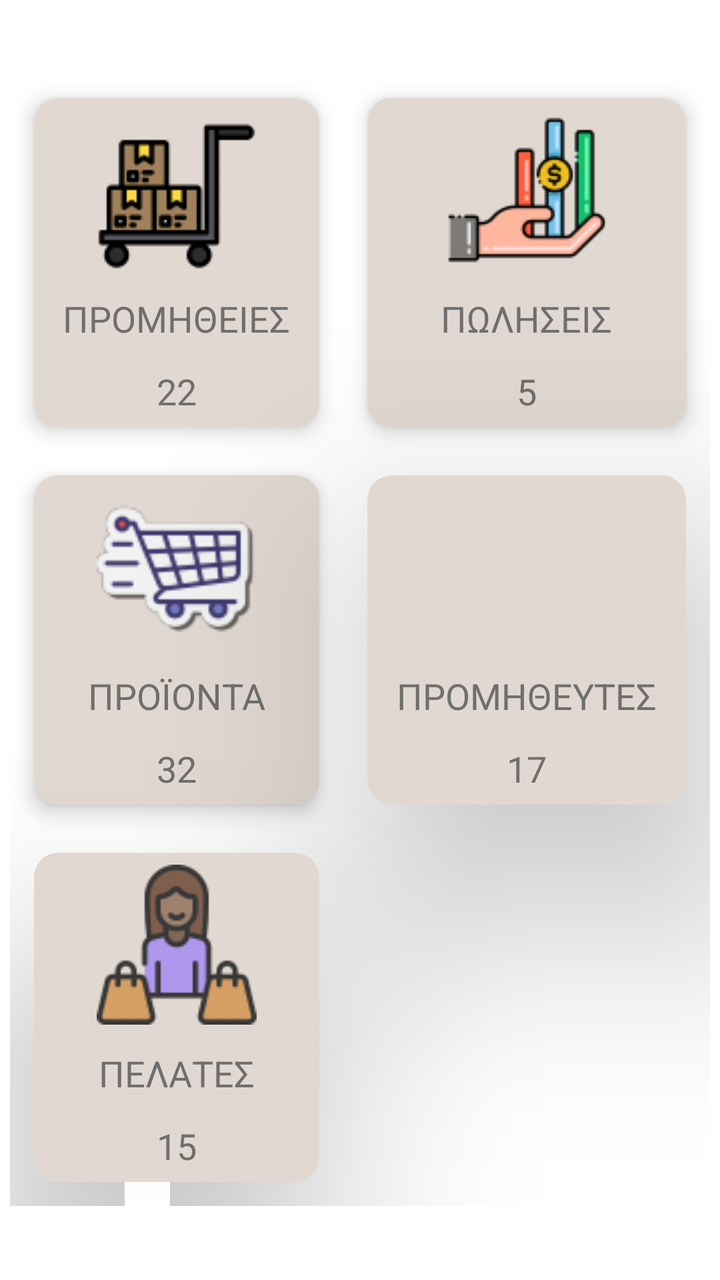
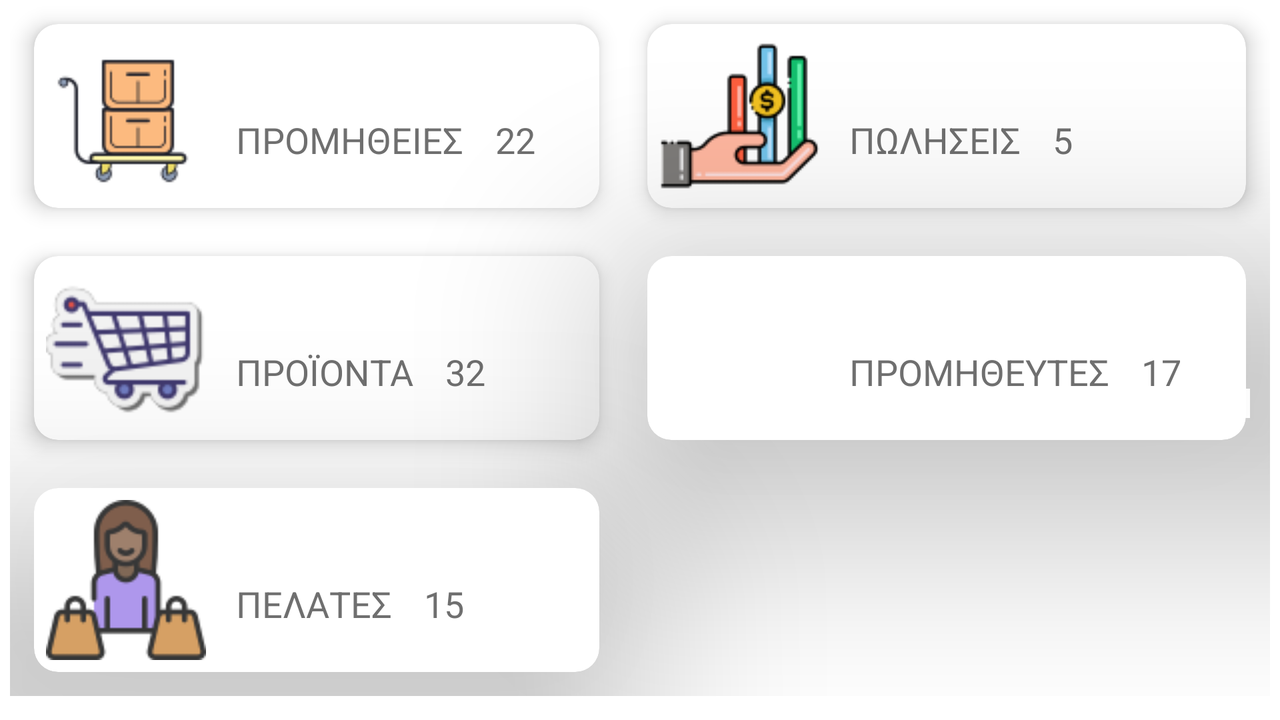

An Android layout and its configuration variant, each rendered on a device that would load it. The default file and the variant file are quoted in full after the pictures.
<!-- AndroidManifest.xml: application theme Theme.BLUE7 -->
<!-- res/layout/fragment_home.xml -->
<?xml version="1.0" encoding="utf-8"?>
<androidx.constraintlayout.widget.ConstraintLayout xmlns:android="http://schemas.android.com/apk/res/android"
    xmlns:app="http://schemas.android.com/apk/res-auto"
    xmlns:tools="http://schemas.android.com/tools"
    android:layout_width="match_parent"
    android:layout_height="match_parent"
    android:layout_gravity="center"
    tools:context=".HomeFragment">

    <LinearLayout
        android:layout_width="match_parent"
        android:layout_height="match_parent"
        android:orientation="vertical">

        <ScrollView
            android:layout_width="match_parent"
            android:layout_height="match_parent">

            <LinearLayout
                android:layout_width="match_parent"
                android:layout_height="match_parent"
                android:layout_gravity="center"
                android:orientation="vertical">

                <GridLayout
                    android:layout_width="match_parent"
                    android:layout_height="match_parent"
                    android:layout_marginLeft="5dp"

                    android:layout_marginRight="5dp"

                    android:columnCount="2"
                    android:rowCount="3">

                    <androidx.cardview.widget.CardView
                        android:layout_width="wrap_content"
                        android:layout_height="wrap_content"
                        android:layout_rowWeight="1"
                        android:layout_columnWeight="1"
                        android:layout_margin="12dp"
                        app:cardCornerRadius="12dp"

                        app:cardElevation="6dp">

                        <LinearLayout
                            android:id="@+id/pelates"
                            android:layout_width="match_parent"
                            android:layout_height="match_parent"
                            android:layout_gravity="center"
                            android:background="#E1D9D1"
                            android:orientation="vertical"
                            android:padding="6dp">

                            <ImageView
                                android:id="@+id/img_tr"
                                android:layout_width="80dp"
                                android:layout_height="80dp"
                                android:layout_gravity="center"
                                android:src="@drawable/transactions1" />

                            <TextView
                                android:layout_width="wrap_content"
                                android:layout_height="wrap_content"
                                android:layout_gravity="center"
                                android:layout_marginTop="12dp"
                                android:text="ΠΡΟΜΗΘΕΙΕΣ"
                                android:textColor="#6f6f6f"
                                android:textSize="18dp" />

                            <TextView
                                android:id="@+id/num_tr"
                                android:layout_width="wrap_content"
                                android:layout_height="wrap_content"
                                android:layout_gravity="center"
                                android:layout_marginTop="12dp"
                                android:text="22"
                                android:textColor="#6f6f6f"
                                android:textSize="18dp" />

                        </LinearLayout>
                    </androidx.cardview.widget.CardView>

                    <androidx.cardview.widget.CardView
                        android:layout_width="wrap_content"
                        android:layout_height="wrap_content"
                        android:layout_rowWeight="1"
                        android:layout_columnWeight="1"
                        android:layout_margin="12dp"
                        app:cardCornerRadius="12dp"
                        app:cardElevation="6dp">

                        <LinearLayout
                            android:layout_width="match_parent"
                            android:layout_height="match_parent"
                            android:layout_gravity="center"
                            android:background="#E1D9D1"
                            android:orientation="vertical"
                            android:padding="6dp">

                            <ImageView
                                android:id="@+id/img_fbsales"

                                android:layout_width="80dp"
                                android:layout_height="80dp"
                                android:layout_gravity="center"
                                android:src="@drawable/sales" />

                            <TextView
                                android:layout_width="wrap_content"
                                android:layout_height="wrap_content"
                                android:layout_gravity="center"
                                android:layout_marginTop="12dp"
                                android:text="ΠΩΛΗΣΕΙΣ"
                                android:textColor="#6f6f6f"
                                android:textSize="18dp" />

                            <TextView
                                android:id="@+id/num_fbsales"
                                android:layout_width="wrap_content"
                                android:layout_height="wrap_content"
                                android:layout_gravity="center"
                                android:layout_marginTop="12dp"
                                android:text="5"
                                android:textColor="#6f6f6f"
                                android:textSize="18dp" />


                        </LinearLayout>
                    </androidx.cardview.widget.CardView>

                    <androidx.cardview.widget.CardView
                        android:layout_width="wrap_content"
                        android:layout_height="wrap_content"
                        android:layout_rowWeight="1"
                        android:layout_columnWeight="1"
                        android:layout_margin="12dp"
                        app:cardCornerRadius="12dp"
                        app:cardElevation="6dp">

                        <LinearLayout
                            android:layout_width="match_parent"
                            android:layout_height="match_parent"
                            android:layout_gravity="center"
                            android:background="#E1D9D1"
                            android:orientation="vertical"
                            android:padding="6dp">

                            <ImageView
                                android:id="@+id/img_fbitems"
                                android:layout_width="80dp"
                                android:layout_height="80dp"
                                android:layout_gravity="center"
                                android:src="@drawable/ic_items2_dash" />

                            <TextView
                                android:layout_width="wrap_content"
                                android:layout_height="wrap_content"
                                android:layout_gravity="center"
                                android:layout_marginTop="12dp"
                                android:text="ΠΡΟΪΟΝΤΑ"
                                android:textColor="#6f6f6f"
                                android:textSize="18dp" />

                            <TextView
                                android:id="@+id/num_fbitems"
                                android:layout_width="wrap_content"
                                android:layout_height="wrap_content"
                                android:layout_gravity="center"
                                android:layout_marginTop="12dp"
                                android:text="32"
                                android:textColor="#6f6f6f"
                                android:textSize="18dp" />


                        </LinearLayout>
                    </androidx.cardview.widget.CardView>

                    <androidx.cardview.widget.CardView
                        android:layout_width="wrap_content"
                        android:layout_height="wrap_content"
                        android:layout_rowWeight="1"
                        android:layout_columnWeight="1"
                        android:layout_margin="12dp"
                        app:cardCornerRadius="12dp"
                        app:cardElevation="64dp">

                        <LinearLayout
                            android:layout_width="match_parent"
                            android:layout_height="match_parent"
                            android:layout_gravity="center"
                            android:background="#E1D9D1"
                            android:orientation="vertical"
                            android:padding="6dp">

                            <ImageView
                                android:id="@+id/img_companies"
                                android:layout_width="80dp"
                                android:layout_height="80dp"
                                android:layout_gravity="center"
                                android:src="@drawable/companies1" />

                            <TextView
                                android:layout_width="wrap_content"
                                android:layout_height="wrap_content"
                                android:layout_gravity="center"
                                android:layout_marginTop="12dp"
                                android:text="ΠΡΟΜΗΘΕΥΤΕΣ"
                                android:textColor="#6f6f6f"
                                android:textSize="18dp" />

                            <TextView
                                android:id="@+id/num_companies"
                                android:layout_width="wrap_content"
                                android:layout_height="wrap_content"
                                android:layout_gravity="center"
                                android:layout_marginTop="12dp"
                                android:text="17"
                                android:textColor="#6f6f6f"
                                android:textSize="18dp" />


                        </LinearLayout>
                    </androidx.cardview.widget.CardView>

                    <androidx.cardview.widget.CardView
                        android:layout_width="wrap_content"
                        android:layout_height="wrap_content"
                        android:layout_rowWeight="1"
                        android:layout_columnWeight="1"
                        android:layout_margin="12dp"
                        app:cardCornerRadius="12dp"
                        app:cardElevation="64dp">

                        <LinearLayout
                            android:id="@+id/transactions"
                            android:layout_width="match_parent"
                            android:layout_height="match_parent"
                            android:layout_gravity="center"
                            android:background="#E1D9D1"
                            android:orientation="vertical"
                            android:padding="6dp">

                            <ImageView
                                android:id="@+id/img_clients"

                                android:layout_width="80dp"
                                android:layout_height="80dp"
                                android:layout_gravity="center"
                                android:src="@drawable/clients" />

                            <TextView
                                android:layout_width="wrap_content"

                                android:layout_height="wrap_content"
                                android:layout_gravity="center"
                                android:layout_marginTop="12dp"
                                android:text="@string/pelates"
                                android:textColor="#6f6f6f"
                                android:textSize="18dp" />

                            <TextView
                                android:id="@+id/num_fbclients"

                                android:layout_width="wrap_content"
                                android:layout_height="wrap_content"
                                android:layout_gravity="center"
                                android:layout_marginTop="12dp"
                                android:text="15"
                                android:textColor="#6f6f6f"
                                android:textSize="18dp" />

                        </LinearLayout>
                    </androidx.cardview.widget.CardView>


                </GridLayout>

            </LinearLayout>

        </ScrollView>
    </LinearLayout>

</androidx.constraintlayout.widget.ConstraintLayout>
<!-- resources referenced by this layout -->
<resources>
  <!-- drawable clients: png bitmap (drawable, 3027 bytes) -->
  <!-- drawable ic_items2_dash: png bitmap (drawable, 3286 bytes) -->
  <!-- drawable sales: png bitmap (drawable, 2853 bytes) -->
  <!-- drawable transactions1: png bitmap (drawable, 1697 bytes) -->
  <string name="pelates">ΠΕΛΑΤΕΣ</string>
  <style name="Theme.BLUE7" parent="Theme.MaterialComponents.DayNight.NoActionBar">
          
          <item name="colorControlNormal">#d32f2f</item>
          <item name="colorControlActivated">#ff5722</item>
          <item name="colorControlHighlight">#f44336</item>
          <item name="colorPrimary">@color/purple_500</item>
          <item name="colorPrimaryVariant">@color/purple_700</item>
          <item name="colorOnPrimary">@color/white</item>
          
          <item name="colorSecondary">@color/teal_200</item>
          <item name="colorSecondaryVariant">@color/teal_700</item>
          <item name="colorOnSecondary">@color/black</item>
          
          <item name="android:statusBarColor">?attr/colorPrimaryVariant</item>
          
      </style>
  <color name="purple_500">#FF6200EE</color>
  <color name="purple_700">#FF3700B3</color>
  <color name="white">#FFFFFFFF</color>
  <color name="teal_200">#FF03DAC5</color>
  <color name="teal_700">#FF018786</color>
  <color name="black">#FF000000</color>
</resources>
<!-- res/layout-land/fragment_home.xml (the repository's variant of the layout above) -->
<!-- drawn on the phone turned sideways -->
<?xml version="1.0" encoding="utf-8"?>
<androidx.constraintlayout.widget.ConstraintLayout xmlns:android="http://schemas.android.com/apk/res/android"
    xmlns:app="http://schemas.android.com/apk/res-auto"
    xmlns:tools="http://schemas.android.com/tools"
    android:layout_width="match_parent"
    android:layout_height="match_parent"
    android:layout_gravity="bottom"
    tools:context=".HomeFragment">

    <LinearLayout
        android:layout_width="match_parent"
        android:layout_height="match_parent"
        android:orientation="horizontal"
        app:layout_constraintBottom_toBottomOf="parent"
        app:layout_constraintEnd_toEndOf="parent"
        app:layout_constraintStart_toStartOf="parent"
        app:layout_constraintTop_toTopOf="parent">

        <ScrollView
            android:layout_width="match_parent"
            android:layout_height="match_parent">

            <LinearLayout
                android:layout_width="match_parent"
                android:layout_height="match_parent"
                android:layout_gravity="bottom|fill_vertical"
                android:orientation="horizontal">

                <GridLayout
                    android:layout_width="match_parent"
                    android:layout_height="match_parent"
                    android:layout_gravity="bottom|fill_vertical"

                    android:layout_marginLeft="5dp"

                    android:layout_marginRight="5dp"
                    android:columnCount="2"
                    android:rowCount="3">

                    <androidx.cardview.widget.CardView
                        android:layout_width="wrap_content"
                        android:layout_height="wrap_content"
                        android:layout_rowWeight="1"
                        android:layout_columnWeight="1"
                        android:layout_margin="12dp"
                        app:cardCornerRadius="12dp"

                        app:cardElevation="6dp">

                        <LinearLayout
                            android:id="@+id/pelates"
                            android:layout_width="match_parent"
                            android:layout_height="match_parent"
                            android:layout_gravity="center"
                            android:orientation="horizontal"
                            android:padding="6dp">

                            <ImageView
                                android:id="@+id/img_tr"
                                android:layout_width="80dp"
                                android:layout_height="80dp"
                                android:layout_gravity="center"
                                android:src="@drawable/transactions" />

                            <TextView
                                android:layout_width="wrap_content"
                                android:layout_height="wrap_content"
                                android:layout_gravity="center"
                                android:layout_marginLeft="15dp"
                                android:layout_marginTop="12dp"
                                android:text="ΠΡΟΜΗΘΕΙΕΣ"
                                android:textColor="#6f6f6f"
                                android:textSize="18dp" />

                            <TextView
                                android:id="@+id/num_tr"
                                android:layout_width="wrap_content"
                                android:layout_height="wrap_content"
                                android:layout_gravity="center"
                                android:layout_marginLeft="16dp"
                                android:layout_marginTop="12dp"
                                android:text="22"
                                android:textColor="#6f6f6f"
                                android:textSize="18dp" />


                        </LinearLayout>
                    </androidx.cardview.widget.CardView>

                    <androidx.cardview.widget.CardView
                        android:layout_width="wrap_content"
                        android:layout_height="wrap_content"
                        android:layout_rowWeight="1"
                        android:layout_columnWeight="1"
                        android:layout_margin="12dp"
                        app:cardCornerRadius="12dp"
                        app:cardElevation="6dp">

                        <LinearLayout
                            android:layout_width="match_parent"
                            android:layout_height="match_parent"
                            android:layout_gravity="center"
                            android:orientation="horizontal"
                            android:padding="6dp">

                            <ImageView
                                android:id="@+id/img_fbsales"

                                android:layout_width="80dp"
                                android:layout_height="80dp"
                                android:layout_gravity="center"
                                android:src="@drawable/sales" />

                            <TextView
                                android:layout_width="wrap_content"
                                android:layout_height="wrap_content"
                                android:layout_gravity="center"
                                android:layout_marginLeft="15dp"
                                android:layout_marginTop="12dp"
                                android:text="ΠΩΛΗΣΕΙΣ"
                                android:textColor="#6f6f6f"
                                android:textSize="18dp" />

                            <TextView
                                android:id="@+id/num_fbsales"
                                android:layout_width="wrap_content"
                                android:layout_height="wrap_content"
                                android:layout_gravity="center"
                                android:layout_marginLeft="16dp"
                                android:layout_marginTop="12dp"
                                android:text="5"
                                android:textColor="#6f6f6f"
                                android:textSize="18dp" />


                        </LinearLayout>
                    </androidx.cardview.widget.CardView>

                    <androidx.cardview.widget.CardView
                        android:layout_width="wrap_content"
                        android:layout_height="wrap_content"
                        android:layout_rowWeight="1"
                        android:layout_columnWeight="1"
                        android:layout_margin="12dp"
                        app:cardCornerRadius="12dp"
                        app:cardElevation="6dp">

                        <LinearLayout
                            android:layout_width="match_parent"
                            android:layout_height="match_parent"
                            android:layout_gravity="center"
                            android:orientation="horizontal"
                            android:padding="6dp">

                            <ImageView
                                android:id="@+id/img_fbitems"
                                android:layout_width="80dp"
                                android:layout_height="80dp"
                                android:layout_gravity="center"
                                android:src="@drawable/ic_items2_dash" />

                            <TextView
                                android:layout_width="wrap_content"
                                android:layout_height="wrap_content"
                                android:layout_gravity="center"
                                android:layout_marginLeft="15dp"
                                android:layout_marginTop="12dp"
                                android:text="ΠΡΟΪΟΝΤΑ"
                                android:textColor="#6f6f6f"
                                android:textSize="18dp" />

                            <TextView
                                android:id="@+id/num_fbitems"
                                android:layout_width="wrap_content"
                                android:layout_height="wrap_content"
                                android:layout_gravity="center"
                                android:layout_marginLeft="16dp"
                                android:layout_marginTop="12dp"
                                android:text="32"
                                android:textColor="#6f6f6f"
                                android:textSize="18dp" />


                        </LinearLayout>
                    </androidx.cardview.widget.CardView>

                    <androidx.cardview.widget.CardView
                        android:layout_width="wrap_content"
                        android:layout_height="wrap_content"
                        android:layout_rowWeight="1"
                        android:layout_columnWeight="1"
                        android:layout_margin="12dp"
                        app:cardCornerRadius="12dp"
                        app:cardElevation="64dp">

                        <LinearLayout
                            android:layout_width="match_parent"
                            android:layout_height="match_parent"
                            android:layout_gravity="center"
                            android:orientation="horizontal"
                            android:padding="6dp">

                            <ImageView
                                android:id="@+id/img_companies"
                                android:layout_width="80dp"
                                android:layout_height="80dp"
                                android:layout_gravity="center"
                                android:src="@drawable/companies1" />

                            <TextView
                                android:layout_width="wrap_content"
                                android:layout_height="wrap_content"
                                android:layout_gravity="center"
                                android:layout_marginLeft="15dp"
                                android:layout_marginTop="12dp"
                                android:text="ΠΡΟΜΗΘΕΥΤΕΣ"
                                android:textColor="#6f6f6f"
                                android:textSize="18dp" />

                            <TextView
                                android:id="@+id/num_companies"
                                android:layout_width="wrap_content"
                                android:layout_height="wrap_content"
                                android:layout_gravity="center"
                                android:layout_marginLeft="16dp"
                                android:layout_marginTop="12dp"
                                android:text="17"
                                android:textColor="#6f6f6f"
                                android:textSize="18dp" />


                        </LinearLayout>
                    </androidx.cardview.widget.CardView>

                    <androidx.cardview.widget.CardView
                        android:layout_width="wrap_content"
                        android:layout_height="wrap_content"
                        android:layout_rowWeight="1"
                        android:layout_columnWeight="1"
                        android:layout_margin="12dp"
                        app:cardCornerRadius="12dp"
                        app:cardElevation="64dp">

                        <LinearLayout
                            android:id="@+id/transactions"
                            android:layout_width="match_parent"
                            android:layout_height="match_parent"
                            android:layout_gravity="center"
                            android:orientation="horizontal"
                            android:padding="6dp">

                            <ImageView
                                android:id="@+id/img_clients"

                                android:layout_width="80dp"
                                android:layout_height="80dp"
                                android:layout_gravity="center"
                                android:src="@drawable/clients" />

                            <TextView
                                android:layout_width="wrap_content"

                                android:layout_height="wrap_content"
                                android:layout_gravity="center"
                                android:layout_marginLeft="15dp"
                                android:layout_marginTop="12dp"
                                android:text="@string/pelates"
                                android:textColor="#6f6f6f"
                                android:textSize="18dp" />

                            <TextView
                                android:id="@+id/num_fbclients"

                                android:layout_width="wrap_content"
                                android:layout_height="wrap_content"
                                android:layout_gravity="center"
                                android:layout_marginLeft="16dp"
                                android:layout_marginTop="12dp"
                                android:text="15"
                                android:textColor="#6f6f6f"
                                android:textSize="18dp" />


                        </LinearLayout>
                    </androidx.cardview.widget.CardView>


                </GridLayout>

            </LinearLayout>

        </ScrollView>
    </LinearLayout>

</androidx.constraintlayout.widget.ConstraintLayout>
<!-- resources referenced by the variant -->
<!-- as the phone turned sideways resolves them -->
<resources>
  <!-- drawable clients: png bitmap (drawable, 3027 bytes) -->
  <!-- drawable ic_items2_dash: png bitmap (drawable, 3286 bytes) -->
  <!-- drawable sales: png bitmap (drawable, 2853 bytes) -->
  <!-- drawable transactions: png bitmap (drawable, 1821 bytes) -->
  <string name="pelates">ΠΕΛΑΤΕΣ</string>
  <style name="Theme.BLUE7" parent="Theme.MaterialComponents.DayNight.NoActionBar">
          
          <item name="colorControlNormal">#d32f2f</item>
          <item name="colorControlActivated">#ff5722</item>
          <item name="colorControlHighlight">#f44336</item>
          <item name="colorPrimary">@color/purple_500</item>
          <item name="colorPrimaryVariant">@color/purple_700</item>
          <item name="colorOnPrimary">@color/white</item>
          
          <item name="colorSecondary">@color/teal_200</item>
          <item name="colorSecondaryVariant">@color/teal_700</item>
          <item name="colorOnSecondary">@color/black</item>
          
          <item name="android:statusBarColor">?attr/colorPrimaryVariant</item>
          
      </style>
  <color name="purple_500">#FF6200EE</color>
  <color name="purple_700">#FF3700B3</color>
  <color name="white">#FFFFFFFF</color>
  <color name="teal_200">#FF03DAC5</color>
  <color name="teal_700">#FF018786</color>
  <color name="black">#FF000000</color>
</resources>
